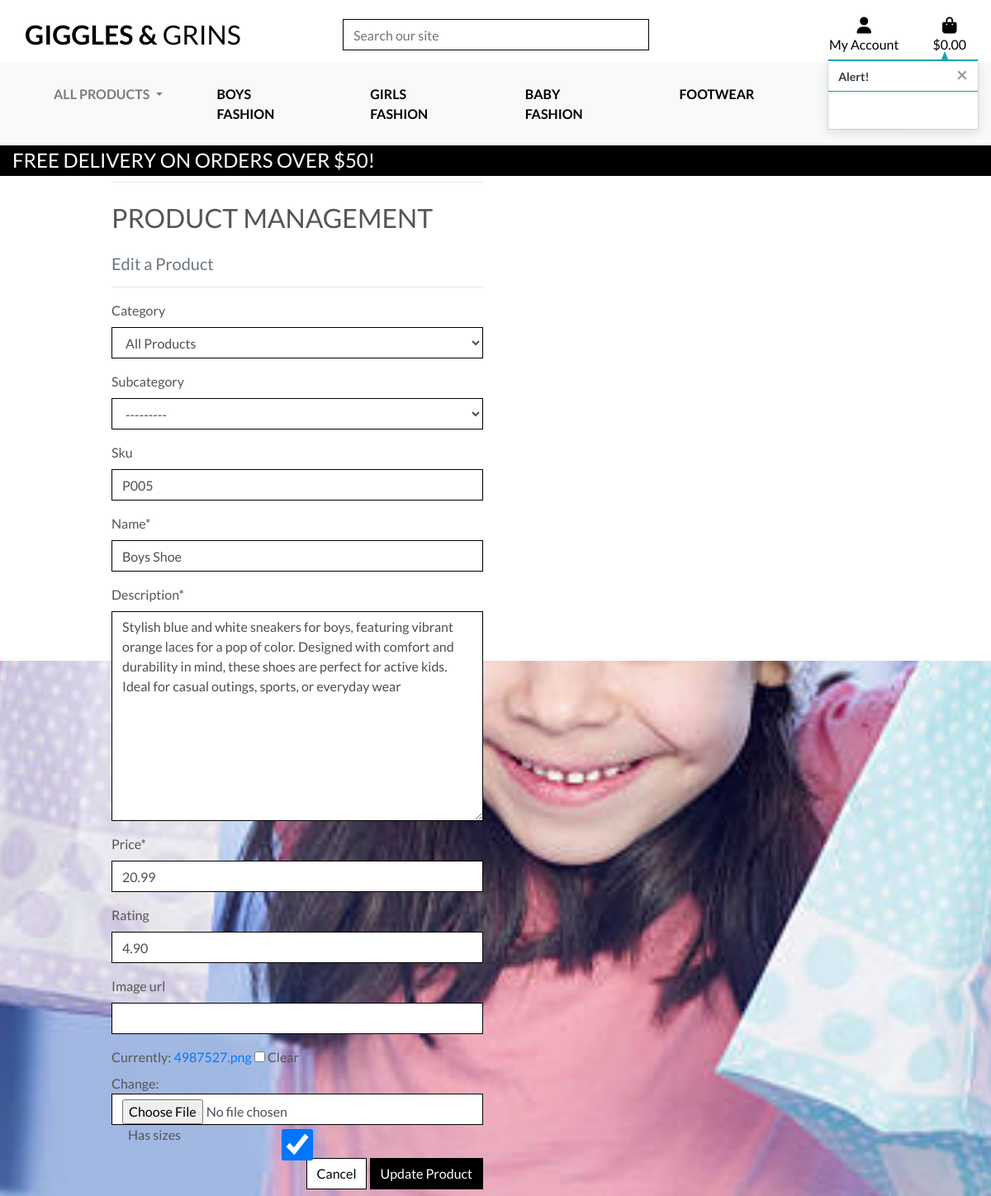
The page /products/edit/5/ (signed in) on the database its author committed.
### products/models.py (models this page shows, shortened)
class Product(models.Model):
    category = models.ForeignKey('Category', null=True, blank=True, on_delete=models.SET_NULL)
    subcategory = models.ForeignKey('Subcategory', null=True, blank=True, on_delete=models.SET_NULL, related_name="products")
    sku = models.CharField(max_length=254, null=True, blank=True)
    name = models.CharField(max_length=254)
    description = models.TextField()
    has_sizes = models.BooleanField(default=False, null=True, blank=True)
    price = models.DecimalField(max_digits=6, decimal_places=2)
    rating = models.DecimalField(max_digits=6, decimal_places=2, null=True, blank=True)
    image_url = models.URLField(max_length=1024, null=True, blank=True)
    image = models.ImageField(upload_to='product_images/', blank=True, null=True)
    has_sizes = models.BooleanField(default=True)

### products/views.py (the view)
# urls.py: path('edit/<int:product_id>/', views.edit_product, name='edit_product'),
@login_required
def edit_product(request, product_id):
    if not request.user.is_superuser:
        messages.error(request, 'Sorry, only store owners can do that.')
        return redirect(reverse('home'))
    product = get_object_or_404(Product, pk=product_id)
    if request.method == 'POST':
        form = ProductForm(request.POST, request.FILES, instance=product)
        if form.is_valid():
            form.save()
            messages.success(request, 'Successfully updated product!')
            return redirect(reverse('product_detail', args=[product.id]))
        else:
            messages.error(request, 'Failed to update product. Please ensure the form is valid.')
    else:
        form = ProductForm(instance=product)
        messages.info(request, f'You are editing {product.name}')
    template = 'products/edit_product.html'
    context = {
        'form': form,
        'product': product,
    }
    return render(request, template, context)

### products/forms.py
class ProductForm(forms.ModelForm):
    class Meta:
        model = Product
        fields = '__all__'
    def __init__(self, *args, **kwargs):
        super().__init__(*args, **kwargs)
        for field_name, field in self.fields.items():
            field.widget.attrs['class'] = 'form-control border-black rounded-0'
        self.fields['category'].queryset = Category.objects.all()
        self.fields['category'].empty_label = None
        self.fields['subcategory'].queryset = Subcategory.objects.all()
        self.fields['category'].widget.attrs['placeholder'] = 'Select a category'
        self.fields['subcategory'].widget.attrs['placeholder'] = 'Select a subcategory'

### bag/contexts.py (called while the page is built, shortened)
def bag_contents(request):
    bag_items = []
    total = 0
    product_count = 0
    bag = request.session.get('bag', {})
    if total < settings.FREE_DELIVERY_THRESHOLD:
        delivery = total * Decimal(settings.STANDARD_DELIVERY_PERCENTAGE / 100)
        free_delivery_delta = settings.FREE_DELIVERY_THRESHOLD - total
    else:
        delivery = 0
        free_delivery_delta = 0
    grand_total = delivery + total
    context = {
        'bag_items': bag_items,
        'total': total,
        'product_count': product_count,
        'delivery': delivery,
        'free_delivery_delta': free_delivery_delta,
        'free_delivery_threshold': settings.FREE_DELIVERY_THRESHOLD,
        'grand_total': grand_total,
    }
    return context

### products/context_processors.py (called while the page is built)
def categories_with_subcategories(request):
    categories = Category.objects.prefetch_related("subcategories").all()
    return {"categories_with_subcategories": categories}

### products/models.py (called while the page is built)
    def __str__(self):
        return self.name

    def __str__(self):
        return self.name

### products/templates/products/edit_product.html (shortened to what this page needs)
{% extends "base.html" %}
{% load static %}
{% block page_header %}
    <div class="container header-container">
    </div>
{% endblock %}
{% block content %}
    <div class="overlay"></div>
    <div class="container">
        <div class="row">
            <div class="col-12 col-md-6">
                <hr>
                <h2 class="logo-font mb-4">Product Management</h2>
                <h5 class="text-muted">Edit a Product</h5>
                <hr>
            </div>
        </div>
        <div class="row">
            <div class="col-12 col-md-6">
                <form method="POST" action="{% url 'edit_product' product.id %}" class="form mb-2" enctype="multipart/form-data">
                    {% for field in form %}
                        {% if field.name != 'image' %}
                            {{ field | as_crispy_field }}
                        {% else %}
                            {{ field }}
                        {% endif %}
                    {% endfor %}
                    <div class="text-right">
                        <a class="btn btn-outline-black rounded-0" href="{% url 'products' %}">Cancel</a>
                        <button class="btn btn-black rounded-0" type="submit">Update Product</button>
                    </div>
                </form>
            </div>
        </div>
    </div>
{% endblock %}

### static/css/base.css (style rules this page uses)
html { height: 100%; margin: 0; padding: 0; }
body { background: url('/media/bckground_img.jpg') no-repeat center center fixed; background-size: cover; background-color: #ADD8E6; color: #555; font-family: 'Lato'; height: 100vh; }
.container { margin-top: 20px; }
.logo-font { text-transform: uppercase; text-align: left; }
h2.logo-font { margin-top:1.5rem ; }
.btn-black { background: black; color: white; }
.btn-outline-black { background: white; color: black !important; border: 1px solid black; }
.border-black { border: 1px solid black !important; }
.overlay { height: 100%; width: 100%; top: 0; left: 0; position: fixed; background: white; z-index: -1; height: 100vh; width: 100vw; }
@media (min-width: 1200px) { .container { max-width: 80%; } }
@media (min-width: 992px) { .header-container { padding-top: 164px; } }

### rows shown on the page
Product: category "All Products" "---------" "P005" "Boys Shoe" "Stylish blue and white sneakers for boys, featuring vibrant orange laces for a pop of color. Designed with comfort and durability in mind, these shoes are perfect for active kids. Ideal for casual outings, sports, or everyday wear" "20.99" "4.90" "☑"

### other values the page prints
{{ free_delivery_threshold }} "50"
